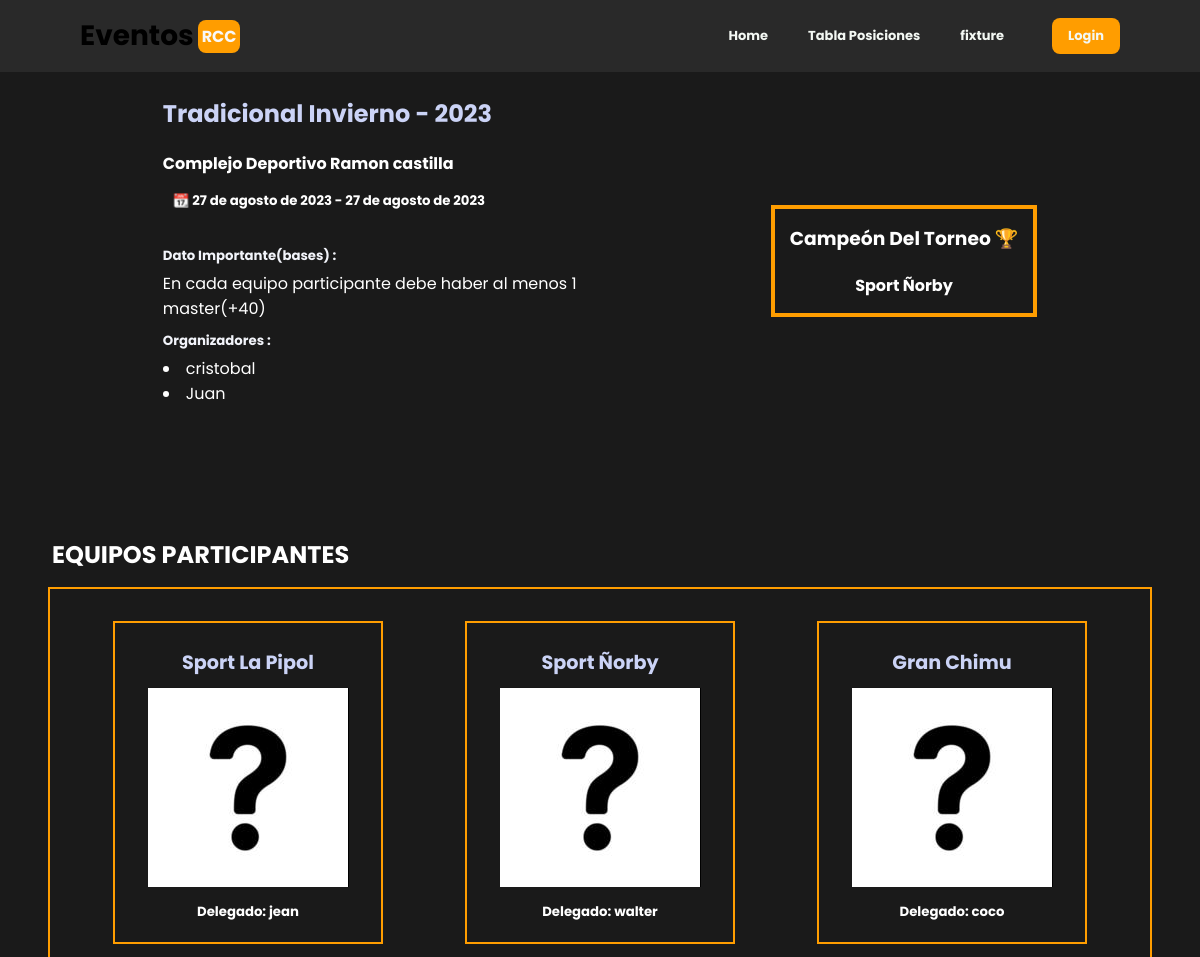
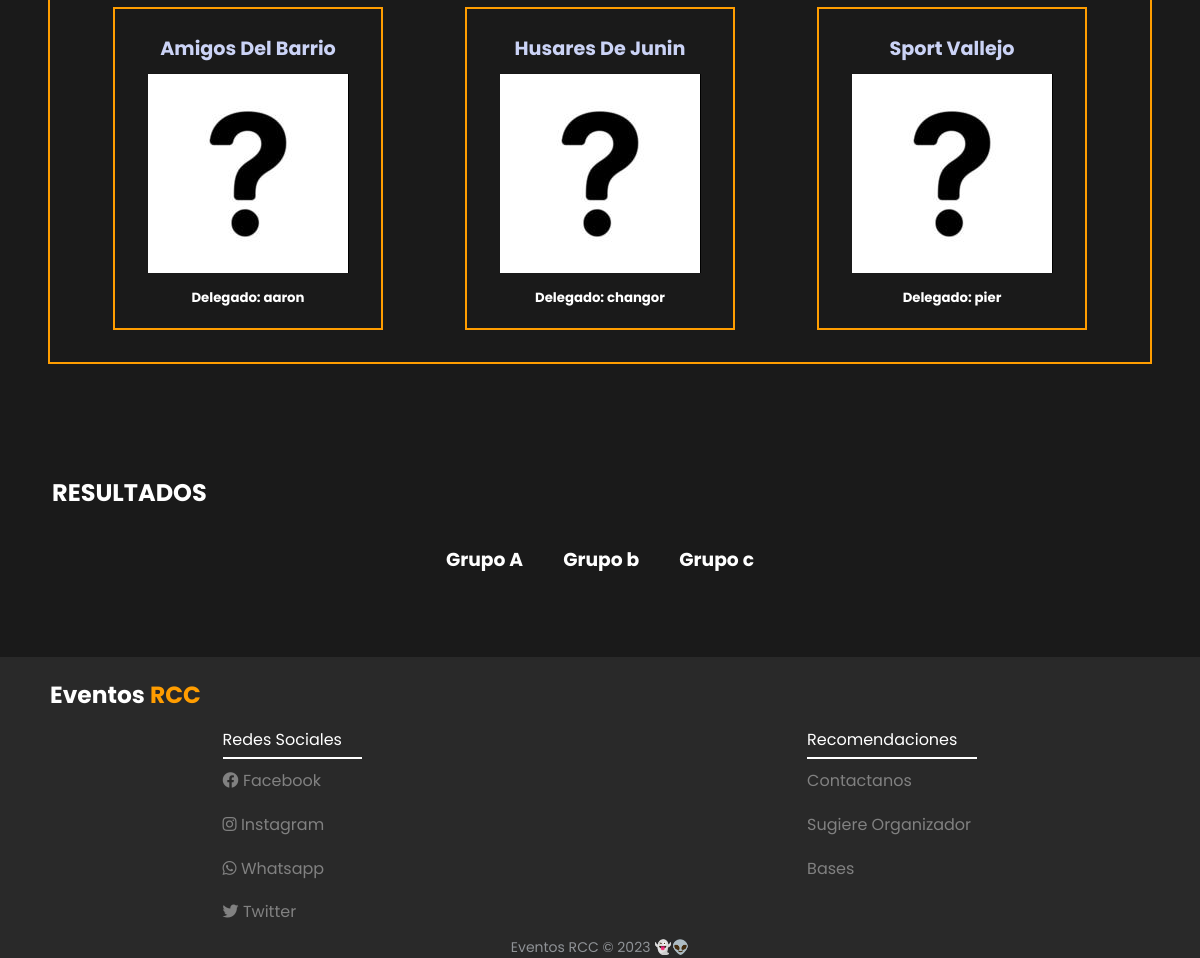
The page /campeonatos/3 on the database as committed earlier (2 pictures, top to bottom).
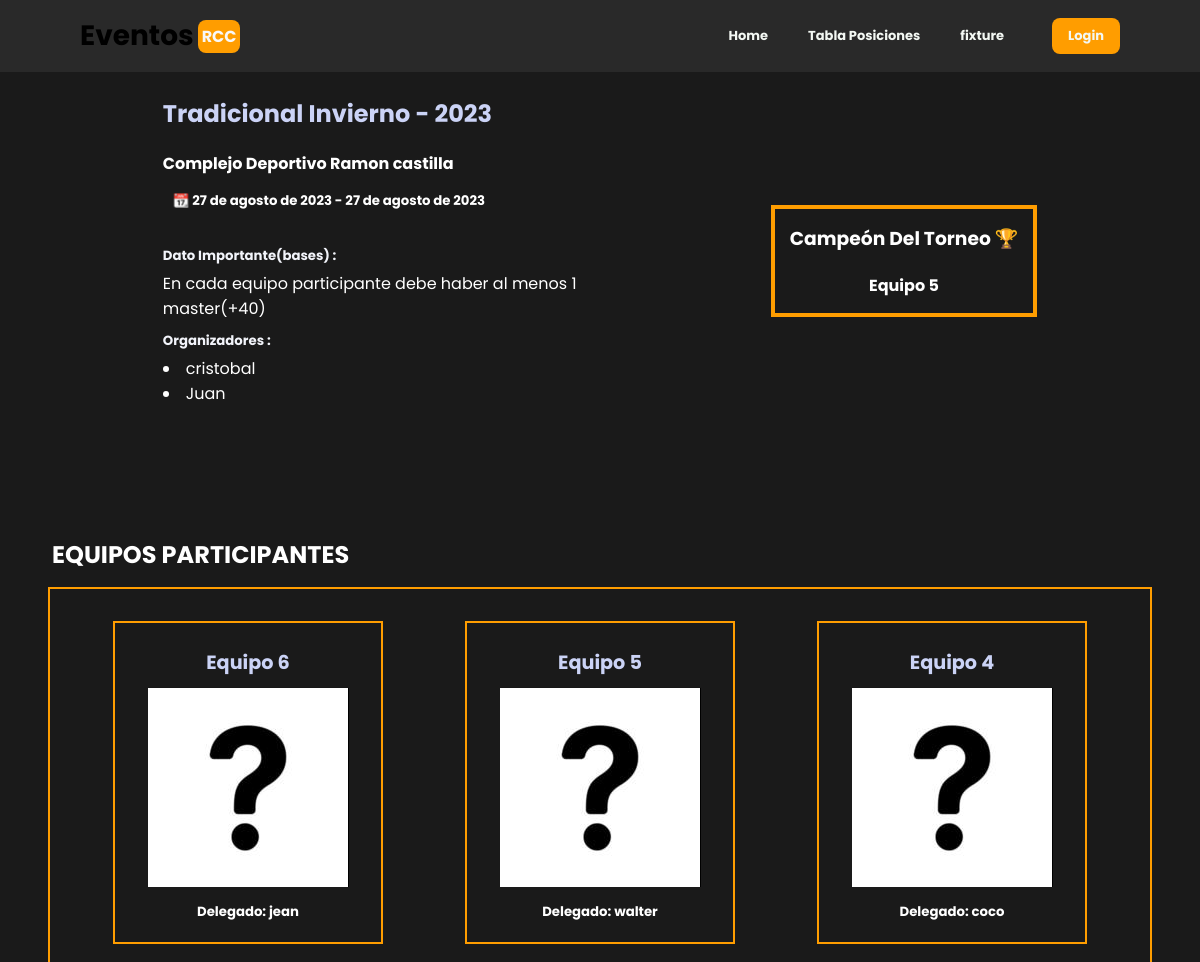
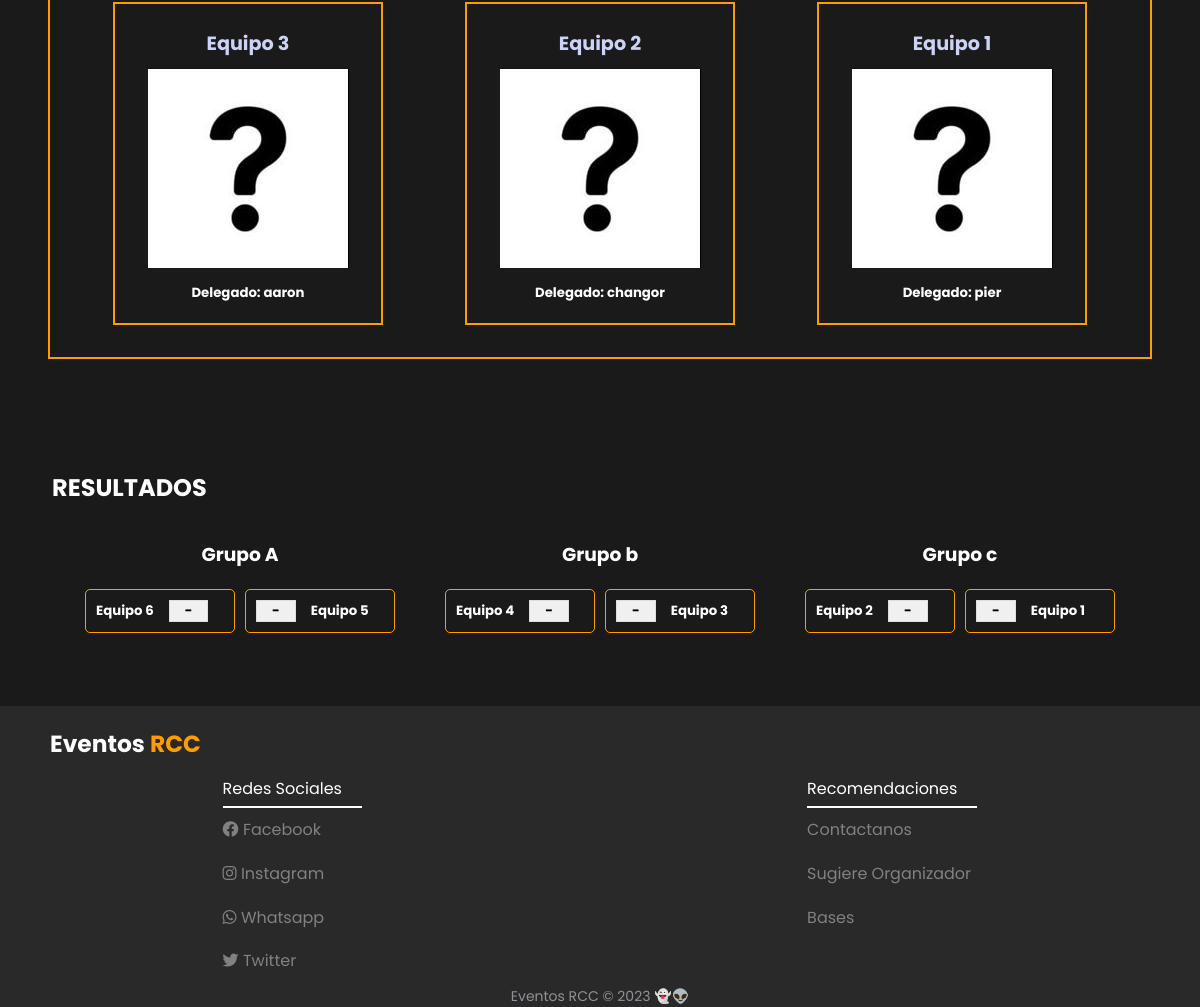
The same page on the database as committed later (2 pictures, top to bottom).
### campeonato/models.py (models this page shows, shortened)
class Campeonato(Model):
    nombre=models.CharField(max_length=200)
    tipo=models.CharField(max_length=500)
    lugar=models.CharField(max_length=500 , default="")
    fecha_inicio=models.DateField(verbose_name="Inicio Campeonato" )
    fecha_fin=models.DateField(verbose_name="Fin Campeonato")
    restriccion=models.CharField(verbose_name="Principal Restriccion" , max_length=500)

class Dirigentes(Model):
    nombre=models.CharField(max_length=200 , unique=True)
    apellido=models.CharField(max_length=100)
    cargo=models.CharField(max_length=200)
    campeonato_asociado=models.ManyToManyField(Campeonato)

### equipos/models.py (models this page shows, shortened)
class Equipo(Model):
    Nombre=models.CharField(max_length=100,unique=True)
    delegado=models.ForeignKey(User,on_delete=models.CASCADE)
    foto_equipo=models.ImageField(upload_to='equipos' , null=True , blank=True)
    logo=models.ImageField(upload_to='logo_equipos', default='media/default.png')
    campeonato=models.ForeignKey(Campeonato , on_delete=models.CASCADE)
    def __str__(self) -> str:
        return "%s - Delegado: %s"%(self.Nombre,self.delegado.first_name)

class Grupo(Model):
    nombre=models.CharField(max_length=1 , verbose_name="Grupo", default="-")
    equipos=models.ManyToManyField(Equipo , related_name="grupo")

### encuentros_equipos/models.py (models this page shows, shortened)
class Encuentro(Model):
    fecha=models.DateField()
    hora_inicio=models.CharField(verbose_name="Hora Inicio",max_length=5)
    hora_fin=models.CharField(verbose_name="Hora Fin",max_length=5)
    equipo_local=models.ForeignKey(Equipo,verbose_name="Local",on_delete=models.CASCADE,related_name="Local")
    equipo_visitante=models.ForeignKey(Equipo,verbose_name="Visitante",on_delete=models.CASCADE,related_name="Visitante")
    campeonato=models.ForeignKey(Campeonato,on_delete=models.CASCADE,verbose_name="Campeonato")
    fase=models.CharField(max_length=15)
    goles_local=models.IntegerField(verbose_name="goles_local",default=0)
    goles_visitante=models.IntegerField(verbose_name="goles_visitante",default=0)
    grupo=models.ForeignKey(Grupo,on_delete=models.CASCADE , blank=True , null=True)

### campeonato/views.py (the view)
# urls.py: path('campeonatos/<int:campe_id>',campeonato_por_id,name="campeonato-id")
def campeonato_por_id(request,campe_id):
    campeonato=Campeonato.objects.get(id=campe_id)
    dirigentes=Dirigentes.objects.all().filter(campeonato_asociado=campe_id)
    equipos=Equipo.objects.all().filter(campeonato=campe_id)
    jugadores=Jugadores.objects.all().filter(equipo__campeonato__id=campe_id)
    campeon=Equipo.objects.get(id=2)
    encuentros=Encuentro.objects.all().filter(campeonato_id=campeonato)
    grupos=Grupo.objects.all()
    for grupo in grupos:
        for encuentro in encuentros:
            if grupo.id:
                print(encuentro.equipo_local ,encuentro.equipo_visitante)
                print(encuentro.goles_local)
    return render(request,'campeonato_id.html',{
        "campeonato":campeonato,
        "dirigentes":dirigentes,
        "equipos":equipos,
        "jugadores":jugadores,
        "campeon":campeon,
        "encuentros":encuentros,
        "grupos":grupos
        })

### campeonato/templates/campeonato_id.html (shortened to what this page needs)
<!DOCTYPE html>
<html>
{%extends "index.html"%}
{% load static %}
{%block head%}
    <link rel="stylesheet" href="{% static 'css/campeonato.css' %}">
{%endblock%}
{%block header%}
    {%include "header.html" %}
{%endblock%}
{%block content%}
    <section id="campeonato-campeon">
        <div class="cards-campeonato-id">
            <div class="title-card">
                <h2><a href="{%url 'campeonatos'%}">{{campeonato.nombre}}</a></h2>
            </div>
            <div>
                <div class="li-card">
                    <h4> {{campeonato.lugar}}</h4>
                    <h5>📆 {{campeonato.fecha_inicio}} - {{campeonato.fecha_inicio}}</h5>
                </div>
                <div class="p-card">
                    <h5>Dato Importante(bases) :</h5>
                    <p>{{campeonato.restriccion}}</p>
                    <h5>Organizadores :</h5>
                    {% if dirigentes %}
                        {% for dirigente in dirigentes%}
                            <li>{{dirigente.nombre}}</li>
                        {% endfor %}
                    {% else %}
                        <li>Dirigentes no registrados</li>
                    {% endif %}
                </div>
            </div>
        </div>
        <div class="campeonato-equipo-ganador">
            <div>
                <h3>Campeón Del Torneo 🏆</h3>
            </div>
            <div >
                <h4>{{campeon.Nombre}}</h4>
            </div>
        </div>
    </section>
    <section>
        <div class="sec-titulo">
            <h2>Equipos Participantes</h2>
        </div>
        <div class="camp-id-equipos">
            {% if campeonato and equipos %}
                {% for equipo in equipos %}
                    <div class="container-info-equipo">
                        <div class="nombre-equipo">
                            <a href="{%url 'equipo-id' equipo.id%}">{{equipo.Nombre}}</a>
                        </div>
                        <div class="img-equipo">
                            <img src="{{equipo.logo.url}}" alt="logo">
                        </div>
                        <div class="nombre-dele">
                            <h5>Delegado: {{equipo.delegado}}</h5>
                        </div>
                    </div>
                {% endfor %}
            {% else %}
                    <h4>Sin Participantes</h4>
            {% endif %}
        </div>
    </section>
    <section>
        <div class="sec-titulo">
            <h2>Resultados</h2>
        </div>
        <div class="bracket">
            {% for grupo in grupos  %}
                <div class="round">
                    <div class="grupo-match"><h3>Grupo {{grupo.nombre}}</h3></div>
                    {% for encuentro in encuentros %}
                        {% if encuentro.grupo == grupo %}
                        <div class="contenedor-match">
                            <div class="match">
                                <div class="team"><h5>{{encuentro.equipo_local.Nombre}}</h5></div>
                                <div class="score">
                                    <h5>
                                        {% if encuentro.goles_local < 1 %}
                                            -
                                        {% else %}
                                            {{ encuentro.goles_local }}
                                        {% endif %}
                                    </h5>
                                </div>
                            </div>
                            <div class="match">
                                <div class="score">
                                    <h5>
                                        {% if encuentro.goles_local < 1 %}
                                            -
                                        {% else %}
                                            {{ encuentro.goles_local }}
                                        {% endif %}
                                    </h5>
                                </div>
                                <div class="team"><h5>{{encuentro.equipo_visitante.Nombre}}</h5></div>
                            </div>
                        </div>
                        {% endif %}
                    {% endfor %}
                </div>
            {% endfor %}
        </div>
    </section>
{%endblock%}
{%block footer%}
    {%include "footer.html"%}
{%endblock%}

### campeonato/templates/index.html (shortened to what this page needs)
<!DOCTYPE html>
<head>
    {% block head %}{% endblock head %}
</head>
<body>
    {%block header%} {%endblock%}
    {%block content%}
    {%endblock%}
    {%block footer%} {%endblock%}
</body>

### campeonato/templates/header.html
<!DOCTYPE html>
{% load static %}
<html>
<head>
    <link rel="stylesheet" type="text/css" href="{% static 'css/header.css' %}">
    <link rel="stylesheet" href="https://cdnjs.cloudflare.com/ajax/libs/font-awesome/5.15.4/css/all.min.css">
</head>
<header>
    <div class="contenedor">
        <a class="LOGO" href="{%url 'home'%}">
            <h1 class="relative">Eventos</h1>
            <span>RCC</span>
        </a>
        <div class="container-nav">
            <nav >
                <a href="{% url 'home' %}">Home</a>
                <a href="">Tabla Posiciones</a>
                <a href="">fixture</a>
            </nav>
            <div class="Login">
                {% if user.is_authenticated %}
                    <div class="usuario-autenticado">
                        <span>
                            <i class="fas fa-user"></i>
                            {{ user.username }}
                        </span>
                        <div class="menu-desplegable">
                            <ul>
                                <li><a href="{% url 'panel_user' user.id %}">Perfil</a></li>
                                <li><a href="{% url 'logout' %}">Cerrar sesión</a></li>
                            </ul>
                        </div>
                    </div>
                {% else %}
                    <a href="{% url 'login' %}" class="boton-login">Login</a>
                {% endif %}
            </div>
        </div>
    </div>
</header>
</html>

### campeonato/templates/footer.html
<!DOCTYPE html>
<html>
{% load static %}
<html>
<head>
    <link rel="stylesheet" type="text/css" href="{% static 'css/footer.css' %}">
    <link rel="stylesheet" href="https://cdnjs.cloudflare.com/ajax/libs/font-awesome/5.15.4/css/all.min.css">
</head>
<footer class="footer-distributed">
    <div class="footer-logo">
        <h3>Eventos<span>RCC</span></h3>
    </div>
	<div class="container_footer">
            <div class="Redes">
                <div><span>Redes Sociales</span> </div>
                <ul class="footer-links">
                    <li>
                        <i class="fab fa-facebook"></i>
                        <a href="/">Facebook</a>
                    </li>
                    <li>
                        <i class="fab fa-instagram"></i>
                        <a href="#">Instagram</a>
                    </li>
                    <li>
                        <i class="fab fa-whatsapp"></i>
                        <a href="#">Whatsapp</a>
                    </li>
                    <li>
                        <i class="fab fa-twitter"></i>
                        <a href="/">Twitter</a>
                    </li>
                </ul>
            </div>
            <div class="Recomendaciones">
                <div><span>Recomendaciones</span></div>
                <ul class="footer-links">
                    <li>
                        <a href="/" class="">Contactanos</a></li>
                    <li><a href="#">Sugiere Organizador</a></li>
                    <li><a href="#">Bases </a></li>
                </ul>
            </div>
	</div>
    <div>
        <p class="footer-company-name">Eventos RCC © 2023 👻👽</p>
    </div>
</footer>
</html>

### static/css/campeonato.css (style rules this page uses)
section { display: flex; justify-content: center; flex-direction: column; padding: 3rem; }
#campeonato-campeon { display: flex; flex-direction: row; align-items: center; gap: 8rem ; }
.campeonato-equipo-ganador { display: flex; flex-direction: column; align-items: center; justify-content: center; padding: 15px; gap: 20px ; border: 4px solid #ff9d00; }
.cards-campeonato-id { padding: 0rem 2rem 20px 0px; max-width: 480px; }
.title-card { padding-bottom: 10px; }
.title-card a { text-decoration: none; color: #cbd3f6; }
.li-card h5 { padding: 5px 0px 10px 10px; }
.li-card h4 { padding: 10px 0px 10px 0px; }
.p-card { padding-top: 15px; }
.p-card h5 { padding: 10px 0px 5px 0px; color: #f2f4fa; }
.camp-id-equipos { display: flex; justify-content: space-around; padding: 2rem 2rem 2rem 2rem; gap: 20px; flex-wrap: wrap; border: 2px solid #ff9d00; }
.sec-titulo { padding: 15px 0px 15px 4px; text-transform: uppercase; }
.container-info-equipo { display: flex; flex-direction: column; padding: 20px 20px ; border: 2px solid #ff9d00; max-width: 280px; min-width: 270px; }
.nombre-equipo a { text-decoration: none; padding: 5px 0px 10px 0px; color: #cbd3f6; font-weight:bold; }
.nombre-equipo { display: flex; text-align: center; justify-content: center; font-size: larger; }
.nombre-dele { display: flex; align-items: center; justify-content: center; padding-top: 15px; }
.img-equipo { display: flex; justify-content: center; align-items: center; }
.bracket { display: flex; align-items: center; position: relative; z-index: 1; justify-content: center; }
.round { display: flex; margin: 20px; flex-direction: column; justify-content: center; }
.grupo-match { display: flex; justify-content: center; align-items: center; width: auto; padding-bottom: 15px; }
.contenedor-match { display: flex; justify-content: center; }
.match { display: flex; align-items: center; border: 1px solid #ff9d00; padding: 10px; margin: 5px; border-radius: 5px; gap: 15px; max-width: 160px; min-width: 150px; }
.team { text-align: center; justify-content: center; }
.score { text-align: center; color: black; background-color: #f0f0f0; border: 1px solid #ddd; padding: 0 15px 0 15px; }

### static/css/header.css (style rules this page uses)
header { background-color: #292929; position:fixed; width: 100%; top: 0; padding: 10px 0px 10px 0px; z-index: 2; }
.contenedor { display: flex; align-items: center; place-content: space-between; margin-left: 5rem; margin-right: 5rem; gap: 0.25rem; }
.LOGO { display: flex; align-items: center; justify-content: center; color: black; text-decoration: inherit; }
.LOGO h1 { color: #000000; }
.relative { position: relative; font-weight: 700; font-size: 28px; line-height: 2rem; }
.LOGO span { text-transform: uppercase; padding: 0.25rem; font-weight: bold; background-color: #ff9d00; border-radius: 0.5rem; margin-left: 0.25rem; color: rgb(248, 248, 248); }
.container-nav { display: flex; align-items: center; justify-content: center; gap: 1rem; }
.container-nav nav { display: flex; padding: 0.5rem; gap: 0.5rem; margin-right: 0.5rem; }
.container-nav a { display: flex; padding: 0.5rem 1rem; gap: 0.25rem; align-items: center; border-radius: 0.5rem; font-size: 13px; line-height: 1.25rem; text-decoration: none; font-weight: 700; color: #f3f8f3; }
.boton-login { display: inline-flex; padding-top: 0.4rem; padding-bottom: 0.4rem; padding-left: 15px; padding-right: 15px; align-items: center; border-radius: 0.5rem; border-radius: 3px; border: 0; font-weight: bold; background-color: #ff9d00; color: #33383b; cursor: pointer; }

### static/css/footer.css (style rules this page uses)
.footer-distributed { background: #292929; box-shadow: 0 1px 1px 0 rgba(0, 0, 0, 0.12); }
.container_footer { display: flex; justify-content: space-around; }
.Recomendaciones div { padding-bottom: 5px; border-bottom: 2px solid ; margin-bottom: 8px; }
.Redes div { padding-bottom: 5px; border-bottom: 2px solid; margin-bottom: 8px; }
.Recomendaciones span { padding-right: 20px; }
.Redes span { padding-right: 20px; }
.footer-logo { color: #ffffff; font-size: 20px; font-weight: 900; padding: 20px 10px 15px 50px; }
.footer-distributed h3 span { color: #ff9d00; padding-left: 5px; }
.footer-distributed .footer-links { color: #818181; margin: 0 0 10px; padding: 0; gap: 15px; display: grid; list-style: none; cursor: pointer; }
.footer-distributed .footer-links a { display:inline-block; line-height: 1.8; text-decoration: none; color: inherit; }
.footer-company-name { color: #8f9296; font-size: 14px; font-weight: normal; display: flex; justify-content: center; align-items: center; }

Rows that differ between the two databases and show on the page:
changed Equipo "walter": Nombre "Sport Ñorby" → "Equipo 5"
changed Equipo "jean": Nombre "Sport La Pipol" → "Equipo 6"
changed Equipo "coco": Nombre "Gran Chimu" → "Equipo 4"
changed Equipo "aaron": Nombre "Amigos Del Barrio" → "Equipo 3"
changed Equipo "changor": Nombre "Husares De Junin" → "Equipo 2"
changed Equipo "pier": Nombre "Sport Vallejo" → "Equipo 1"
added Encuentro: equipo_local.Nombre "Equipo 6", equipo_visitante.Nombre "Equipo 5", shown under Grupo (number 1 of 3 on the later page)
added Encuentro: equipo_local.Nombre "Equipo 4", equipo_visitante.Nombre "Equipo 3", shown under Grupo (number 2 of 3 on the later page)
added Encuentro: equipo_local.Nombre "Equipo 2", equipo_visitante.Nombre "Equipo 1", shown under Grupo (number 3 of 3 on the later page)
